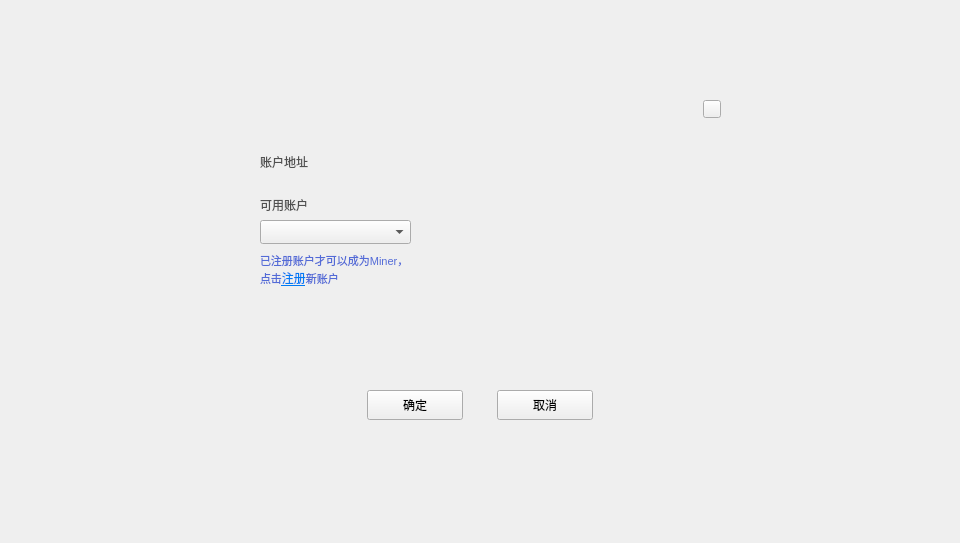
<?xml version="1.0" encoding="UTF-8"?>
<ui version="4.0">
 <class>CreateCitizenDialog</class>
 <widget class="QDialog" name="CreateCitizenDialog">
  <property name="geometry">
   <rect>
    <x>0</x>
    <y>0</y>
    <width>960</width>
    <height>543</height>
   </rect>
  </property>
  <property name="windowTitle">
   <string>Dialog</string>
  </property>
  <widget class="QWidget" name="widget" native="true">
   <property name="geometry">
    <rect>
     <x>0</x>
     <y>0</y>
     <width>960</width>
     <height>543</height>
    </rect>
   </property>
   <property name="font">
    <font>
     <family>微软雅黑</family>
    </font>
   </property>
   <widget class="QWidget" name="containerWidget" native="true">
    <property name="geometry">
     <rect>
      <x>230</x>
      <y>91</y>
      <width>500</width>
      <height>360</height>
     </rect>
    </property>
    <property name="font">
     <font>
      <family>微软雅黑</family>
     </font>
    </property>
    <widget class="QToolButton" name="closeBtn">
     <property name="geometry">
      <rect>
       <x>473</x>
       <y>9</y>
       <width>18</width>
       <height>18</height>
      </rect>
     </property>
     <property name="cursor">
      <cursorShape>PointingHandCursor</cursorShape>
     </property>
     <property name="focusPolicy">
      <enum>Qt::NoFocus</enum>
     </property>
     <property name="styleSheet">
      <string notr="true"/>
     </property>
     <property name="text">
      <string/>
     </property>
    </widget>
    <widget class="QStackedWidget" name="stackedWidget">
     <property name="geometry">
      <rect>
       <x>0</x>
       <y>39</y>
       <width>500</width>
       <height>321</height>
      </rect>
     </property>
     <property name="font">
      <font>
       <family>微软雅黑</family>
      </font>
     </property>
     <property name="currentIndex">
      <number>0</number>
     </property>
     <widget class="QWidget" name="page">
      <widget class="QToolButton" name="okBtn">
       <property name="geometry">
        <rect>
         <x>137</x>
         <y>260</y>
         <width>96</width>
         <height>30</height>
        </rect>
       </property>
       <property name="font">
        <font>
         <family>微软雅黑</family>
        </font>
       </property>
       <property name="cursor">
        <cursorShape>PointingHandCursor</cursorShape>
       </property>
       <property name="focusPolicy">
        <enum>Qt::NoFocus</enum>
       </property>
       <property name="styleSheet">
        <string notr="true"/>
       </property>
       <property name="text">
        <string>确定</string>
       </property>
      </widget>
      <widget class="QToolButton" name="cancelBtn">
       <property name="geometry">
        <rect>
         <x>267</x>
         <y>260</y>
         <width>96</width>
         <height>30</height>
        </rect>
       </property>
       <property name="font">
        <font>
         <family>微软雅黑</family>
        </font>
       </property>
       <property name="cursor">
        <cursorShape>PointingHandCursor</cursorShape>
       </property>
       <property name="focusPolicy">
        <enum>Qt::NoFocus</enum>
       </property>
       <property name="styleSheet">
        <string notr="true"/>
       </property>
       <property name="text">
        <string>取消</string>
       </property>
      </widget>
      <widget class="QLabel" name="label_2">
       <property name="geometry">
        <rect>
         <x>30</x>
         <y>60</y>
         <width>150</width>
         <height>30</height>
        </rect>
       </property>
       <property name="styleSheet">
        <string notr="true">QLabel{color: rgb(80,80,80);
font: 11px &quot;微软雅黑&quot;;}</string>
       </property>
       <property name="text">
        <string>可用账户</string>
       </property>
       <property name="alignment">
        <set>Qt::AlignLeading|Qt::AlignLeft|Qt::AlignVCenter</set>
       </property>
       <property name="wordWrap">
        <bool>true</bool>
       </property>
      </widget>
      <widget class="QComboBox" name="accountComboBox">
       <property name="geometry">
        <rect>
         <x>30</x>
         <y>90</y>
         <width>151</width>
         <height>24</height>
        </rect>
       </property>
       <property name="font">
        <font>
         <family>微软雅黑</family>
         <weight>50</weight>
         <bold>false</bold>
        </font>
       </property>
       <property name="focusPolicy">
        <enum>Qt::NoFocus</enum>
       </property>
       <property name="styleSheet">
        <string notr="true"/>
       </property>
      </widget>
      <widget class="QLabel" name="addressLabel">
       <property name="geometry">
        <rect>
         <x>120</x>
         <y>20</y>
         <width>300</width>
         <height>24</height>
        </rect>
       </property>
       <property name="font">
        <font>
         <family>微软雅黑</family>
         <underline>false</underline>
        </font>
       </property>
       <property name="styleSheet">
        <string notr="true">color: rgb(192, 196, 212);</string>
       </property>
       <property name="text">
        <string/>
       </property>
       <property name="scaledContents">
        <bool>true</bool>
       </property>
       <property name="textInteractionFlags">
        <set>Qt::TextSelectableByMouse</set>
       </property>
      </widget>
      <widget class="QLabel" name="label_3">
       <property name="geometry">
        <rect>
         <x>30</x>
         <y>20</y>
         <width>90</width>
         <height>24</height>
        </rect>
       </property>
       <property name="styleSheet">
        <string notr="true">QLabel{color: rgb(80,80,80);
font: 11px &quot;微软雅黑&quot;;}</string>
       </property>
       <property name="text">
        <string>账户地址</string>
       </property>
       <property name="alignment">
        <set>Qt::AlignLeading|Qt::AlignLeft|Qt::AlignVCenter</set>
       </property>
       <property name="wordWrap">
        <bool>true</bool>
       </property>
      </widget>
      <widget class="QStackedWidget" name="stackedWidget_fee">
       <property name="geometry">
        <rect>
         <x>250</x>
         <y>60</y>
         <width>221</width>
         <height>151</height>
        </rect>
       </property>
      </widget>
      <widget class="QLabel" name="registerLabel">
       <property name="geometry">
        <rect>
         <x>30</x>
         <y>110</y>
         <width>150</width>
         <height>60</height>
        </rect>
       </property>
       <property name="styleSheet">
        <string notr="true">QLabel{font:  11px &quot;微软雅黑&quot;;color: rgb(83,107,215);}

</string>
       </property>
       <property name="text">
        <string>&lt;html&gt;&lt;head/&gt;&lt;body&gt;&lt;p&gt;&lt;span style=&quot; font-size:11px;&quot;&gt;已注册账户才可以成为Miner，点击&lt;/span&gt;&lt;a href=&quot;showRegisterDialog&quot;&gt;&lt;span style=&quot; text-decoration: underline; color:#007af4;&quot;&gt;注册&lt;/span&gt;&lt;/a&gt;&lt;span style=&quot; font-size:11px;&quot;&gt;新账户&lt;/span&gt;&lt;/p&gt;&lt;/body&gt;&lt;/html&gt;</string>
       </property>
       <property name="alignment">
        <set>Qt::AlignLeading|Qt::AlignLeft|Qt::AlignVCenter</set>
       </property>
       <property name="wordWrap">
        <bool>true</bool>
       </property>
      </widget>
     </widget>
     <widget class="QWidget" name="page_2">
      <widget class="QLabel" name="tipLabel2">
       <property name="geometry">
        <rect>
         <x>190</x>
         <y>110</y>
         <width>200</width>
         <height>16</height>
        </rect>
       </property>
       <property name="text">
        <string/>
       </property>
      </widget>
      <widget class="QToolButton" name="cancelBtn2">
       <property name="geometry">
        <rect>
         <x>267</x>
         <y>260</y>
         <width>96</width>
         <height>30</height>
        </rect>
       </property>
       <property name="font">
        <font>
         <family>微软雅黑</family>
        </font>
       </property>
       <property name="cursor">
        <cursorShape>PointingHandCursor</cursorShape>
       </property>
       <property name="focusPolicy">
        <enum>Qt::NoFocus</enum>
       </property>
       <property name="styleSheet">
        <string notr="true"/>
       </property>
       <property name="text">
        <string>取消</string>
       </property>
      </widget>
      <widget class="QToolButton" name="okBtn2">
       <property name="geometry">
        <rect>
         <x>137</x>
         <y>260</y>
         <width>96</width>
         <height>30</height>
        </rect>
       </property>
       <property name="font">
        <font>
         <family>微软雅黑</family>
        </font>
       </property>
       <property name="cursor">
        <cursorShape>PointingHandCursor</cursorShape>
       </property>
       <property name="focusPolicy">
        <enum>Qt::NoFocus</enum>
       </property>
       <property name="styleSheet">
        <string notr="true"/>
       </property>
       <property name="text">
        <string>确定</string>
       </property>
      </widget>
      <widget class="QLineEdit" name="pwdLineEdit">
       <property name="geometry">
        <rect>
         <x>160</x>
         <y>74</y>
         <width>251</width>
         <height>24</height>
        </rect>
       </property>
       <property name="echoMode">
        <enum>QLineEdit::Password</enum>
       </property>
      </widget>
      <widget class="QLabel" name="label_5">
       <property name="geometry">
        <rect>
         <x>30</x>
         <y>70</y>
         <width>120</width>
         <height>30</height>
        </rect>
       </property>
       <property name="styleSheet">
        <string notr="true">QLabel{color: rgb(80,80,80);
font: 11px &quot;微软雅黑&quot;;}</string>
       </property>
       <property name="text">
        <string>输入钱包密码：</string>
       </property>
       <property name="alignment">
        <set>Qt::AlignRight|Qt::AlignTrailing|Qt::AlignVCenter</set>
       </property>
      </widget>
     </widget>
    </widget>
   </widget>
  </widget>
 </widget>
 <resources/>
 <connections/>
</ui>
